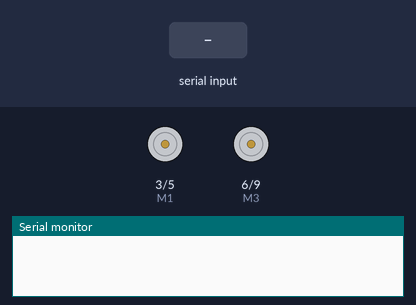
Bench run of a sketch on a simulated Arduino Uno, built with avr-gcc and run on an emulated ATmega328P. Parts: motor-driver pin pairs drawn as motors (green arrow = first pin HIGH = forward, orange = second pin HIGH = backward, longer = more drive), the last lines printed to the serial monitor. The inputs (shaded band) are chosen by the test bench.

Above: at 1.2 s.
1.3 s: "H" received over Serial
At 2.2 s:
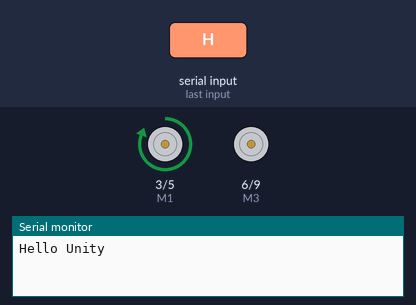
Timing chart, 0 to 4.3 s (numbered marks = the images above; inputs shaded):
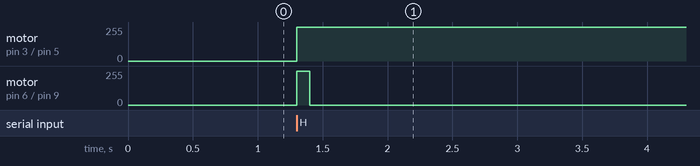

Measured:
- after the input at 1.3 s, motor on pin 3 (M1) / pin 5 (M2): stopped → forward 255/255 at once; motor on pin 6 (M3) / pin 9 (M4): stopped → forward 255/255 at once, → stopped 0.10 s later

The sketch:

ArduinoCommunicationToUnity.ino
```cpp
int M1 =3;
int M2 =5;
int M3 =6;
int M4 =9;
int LED =6;

void setup() {
  Serial.begin(9600);
  while(!Serial);

  pinMode(M1, OUTPUT);
  pinMode(M2, OUTPUT);
  pinMode(M3, OUTPUT);
  pinMode(M4, OUTPUT);
  pinMode(LED, OUTPUT);

}

void loop() {

   if (Serial.available() > 0)
   {
    char serialData = Serial.read();

    if(serialData =='H'){
        digitalWrite(M1,HIGH);
        Serial.println("Hello Unity");
        ///////LED
        digitalWrite(LED, HIGH);
        delay(100);
        digitalWrite(LED, LOW);
        delay(100);
      }
    }
}
```
